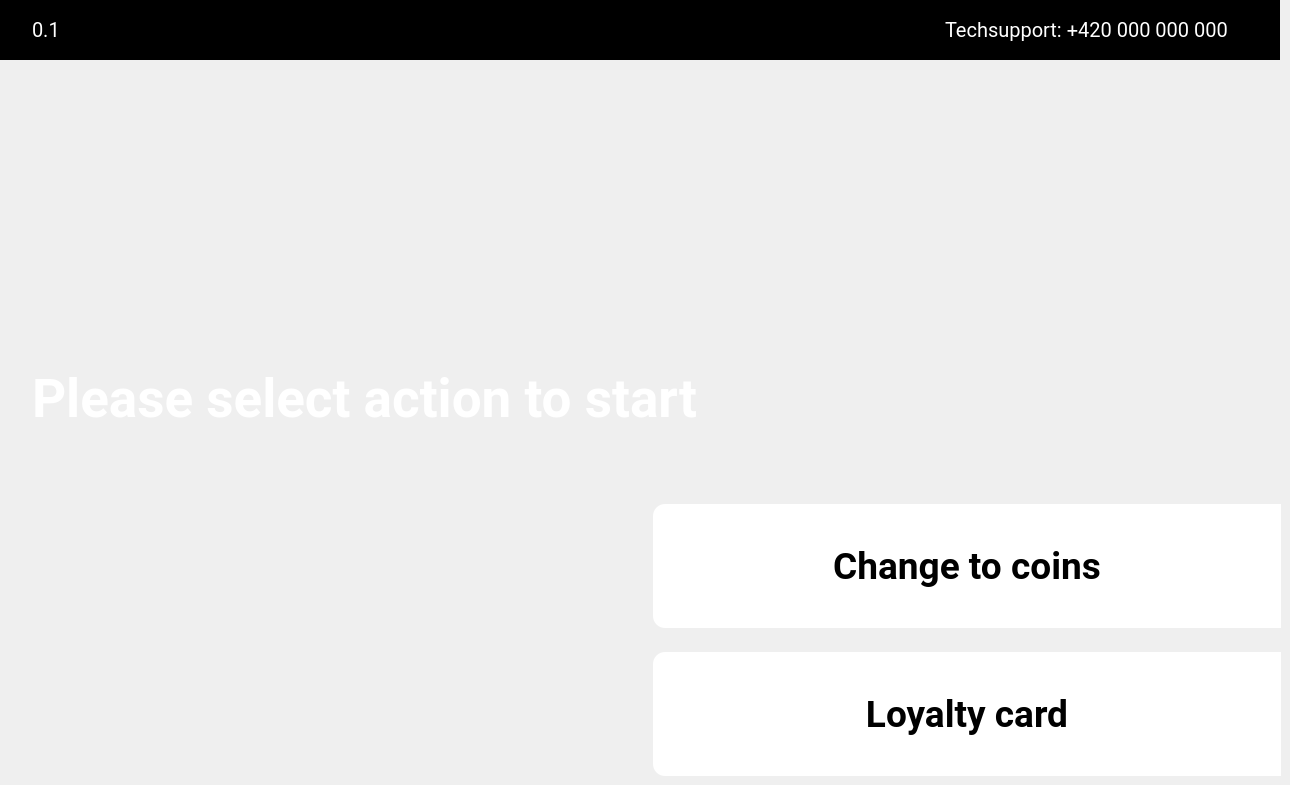
    <widget class="QWidget" name="i1Page">
     <widget class="QFrame" name="i1FrLogo">
      <property name="geometry">
       <rect>
        <x>0</x>
        <y>0</y>
        <width>1280</width>
        <height>60</height>
       </rect>
      </property>
      <property name="styleSheet">
       <string notr="true">background-color:rgb(0, 0, 0);
border:none;</string>
      </property>
      <property name="frameShape">
       <enum>QFrame::StyledPanel</enum>
      </property>
      <property name="frameShadow">
       <enum>QFrame::Raised</enum>
      </property>
      <widget class="QLabel" name="i1LblLogo">
       <property name="geometry">
        <rect>
         <x>578</x>
         <y>13</y>
         <width>124</width>
         <height>34</height>
        </rect>
       </property>
       <property name="text">
        <string>&lt;html&gt;&lt;head/&gt;&lt;body&gt;&lt;p&gt;&lt;img src=&quot;:/res/pic/Frame.png&quot;/&gt;&lt;/p&gt;&lt;/body&gt;&lt;/html&gt;</string>
       </property>
      </widget>
      <widget class="QLabel" name="i1LblNumbPage">
       <property name="geometry">
        <rect>
         <x>32</x>
         <y>18</y>
         <width>120</width>
         <height>24</height>
        </rect>
       </property>
       <property name="font">
        <font>
         <family>Roboto</family>
         <pointsize>15</pointsize>
        </font>
       </property>
       <property name="styleSheet">
        <string notr="true">color:rgb(255, 255, 255);
qproperty-alignment: AlignLeft;</string>
       </property>
       <property name="text">
        <string>0.1</string>
       </property>
      </widget>
      <widget class="QLabel" name="i1LblTech">
       <property name="geometry">
        <rect>
         <x>945</x>
         <y>18</y>
         <width>303</width>
         <height>24</height>
        </rect>
       </property>
       <property name="font">
        <font>
         <family>Roboto</family>
         <pointsize>15</pointsize>
        </font>
       </property>
       <property name="styleSheet">
        <string notr="true">color:rgb(255, 255, 255);
qproperty-alignment: AlignLeft;</string>
       </property>
       <property name="text">
        <string>Techsupport: +420 000 000 000</string>
       </property>
      </widget>
     </widget>
     <widget class="QLabel" name="i1LblText">
      <property name="geometry">
       <rect>
        <x>32</x>
        <y>324</y>
        <width>1217</width>
        <height>148</height>
       </rect>
      </property>
      <property name="font">
       <font>
        <family>Roboto</family>
        <pointsize>40</pointsize>
        <weight>75</weight>
        <bold>true</bold>
       </font>
      </property>
      <property name="styleSheet">
       <string notr="true">color:rgb(255, 255, 255);
qproperty-alignment: AlignCenter;</string>
      </property>
      <property name="text">
       <string>Please select action to start</string>
      </property>
     </widget>
     <widget class="QLabel" name="i1LblPic">
      <property name="geometry">
       <rect>
        <x>541</x>
        <y>92</y>
        <width>200</width>
        <height>200</height>
       </rect>
      </property>
      <property name="text">
       <string>&lt;html&gt;&lt;head/&gt;&lt;body&gt;&lt;p&gt;&lt;img src=&quot;:/res/pic/Logo.png&quot;/&gt;&lt;/p&gt;&lt;/body&gt;&lt;/html&gt;</string>
      </property>
     </widget>
     <widget class="QPushButton" name="i1BtnChange">
      <property name="geometry">
       <rect>
        <x>653</x>
        <y>504</y>
        <width>628</width>
        <height>124</height>
       </rect>
      </property>
      <property name="font">
       <font>
        <family>Roboto</family>
        <pointsize>28</pointsize>
        <weight>75</weight>
        <bold>true</bold>
       </font>
      </property>
      <property name="focusPolicy">
       <enum>Qt::NoFocus</enum>
      </property>
      <property name="styleSheet">
       <string notr="true">QPushButton#i1BtnChange{background-color: rgb(255, 255, 255);
color:rgb(0, 0, 0);
border-top-left-radius: 12px;
    border-top-right-radius: 0px;
    border-bottom-right-radius: 0px;
    border-bottom-left-radius: 12px;
image:url(':/res/pic/Vector2.png');
image-position: right;

border-style: outset;}
QPushButton#i1BtnChange:pressed{background-color:rgb(222, 222, 222);
border-style: inset;}
</string>
      </property>
      <property name="text">
       <string>Change to coins</string>
      </property>
     </widget>
     <widget class="QPushButton" name="i1BtnCard">
      <property name="geometry">
       <rect>
        <x>653</x>
        <y>652</y>
        <width>628</width>
        <height>124</height>
       </rect>
      </property>
      <property name="font">
       <font>
        <family>Roboto</family>
        <pointsize>28</pointsize>
        <weight>75</weight>
        <bold>true</bold>
       </font>
      </property>
      <property name="focusPolicy">
       <enum>Qt::NoFocus</enum>
      </property>
      <property name="styleSheet">
       <string notr="true">QPushButton#i1BtnCard{background-color: rgb(255, 255, 255);
color:rgb(0, 0, 0);
border-top-left-radius: 12px;
    border-top-right-radius: 0px;
    border-bottom-right-radius: 0px;
    border-bottom-left-radius: 12px;
image:url(':/res/pic/Vector2.png');
image-position: right;
border-style: outset;}
QPushButton#i1BtnCard:pressed{background-color:rgb(222, 222, 222);
border-style: inset;}
</string>
      </property>
      <property name="text">
       <string>Loyalty card</string>
      </property>
     </widget>
    </widget>
